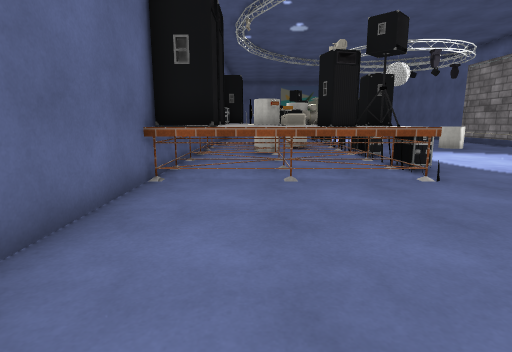
view 1 (above)

18 first-person views from a walk through a Unity game level. The camera is 1.2 m above the floor, tilts 10° down and sees 80° across. The floor is counted in squares, 1 m on a side. Each view is taken from the middle of a square. On the plan, view 1 faces up. The plan holds only what a view shows up to about 13 squares ahead; the rest is blank. The player character is not drawn. Some animated figures are left out. Some surface patterns are stand-ins.

view 2
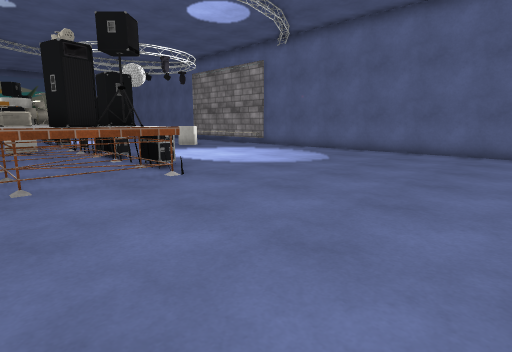

view 3
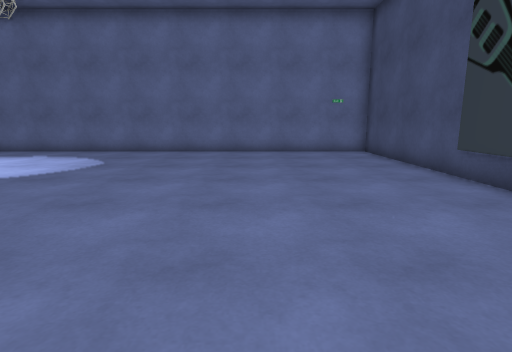

view 4
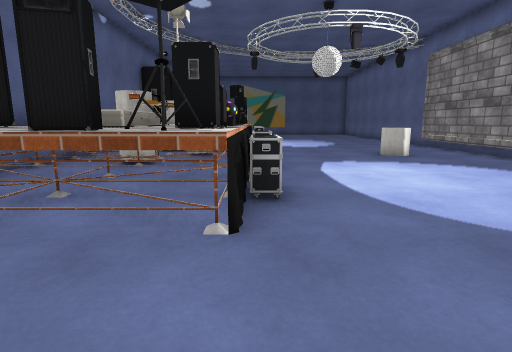

view 5
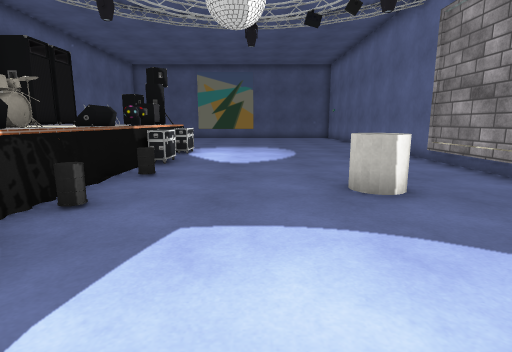

view 6
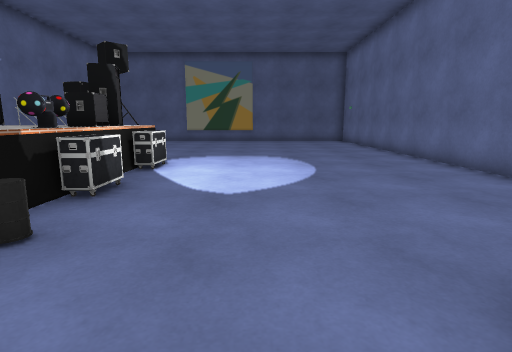

view 7
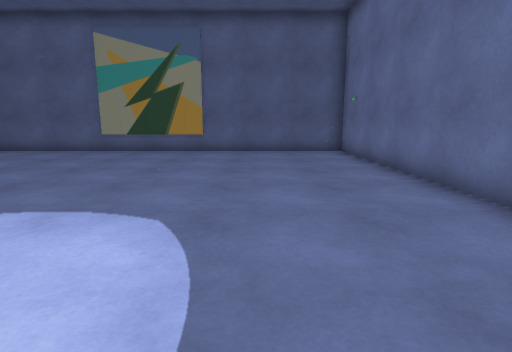

view 8
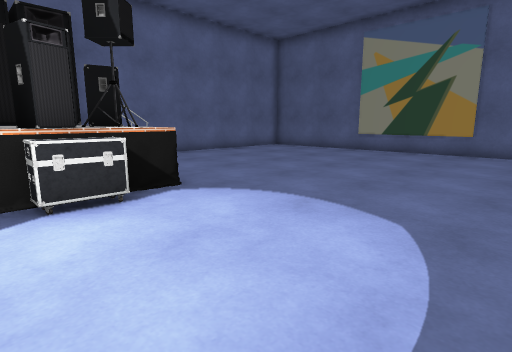

view 9
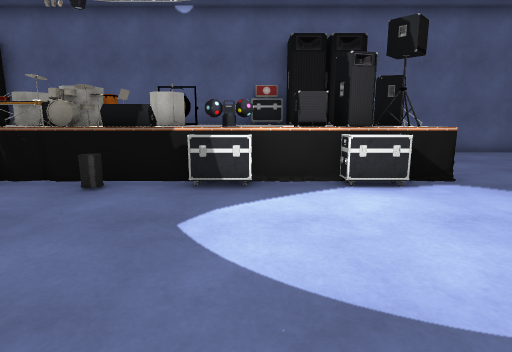

view 10
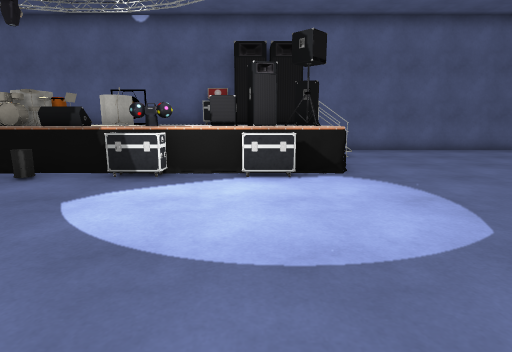

view 11
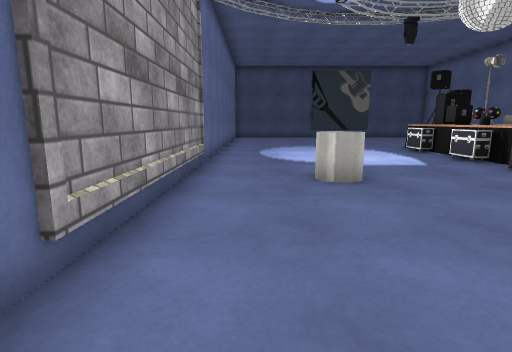

view 12
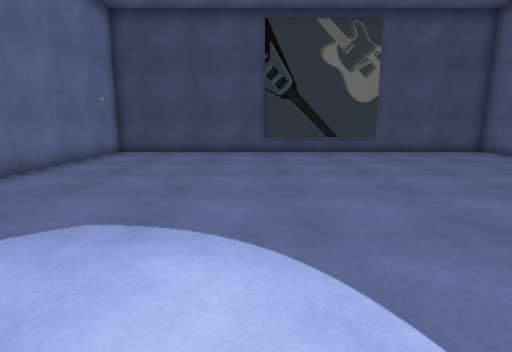

view 13
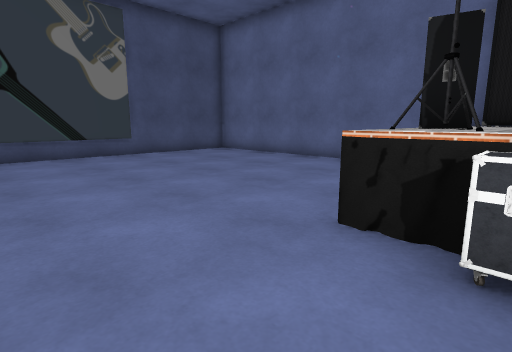

view 14
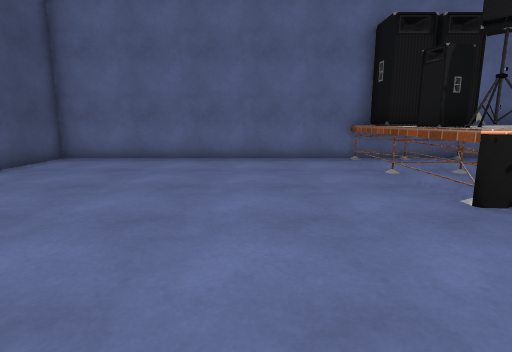

view 15
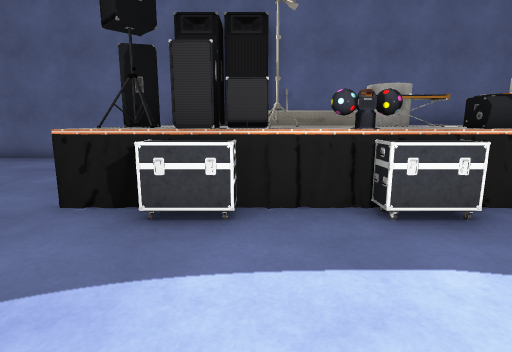

view 16
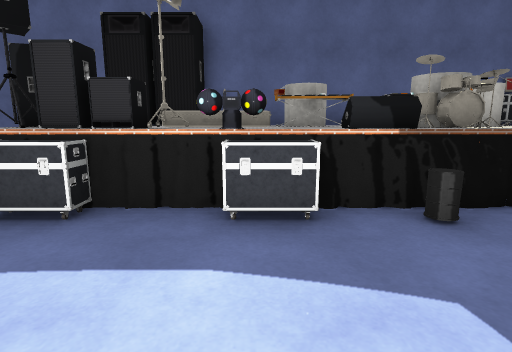

view 17
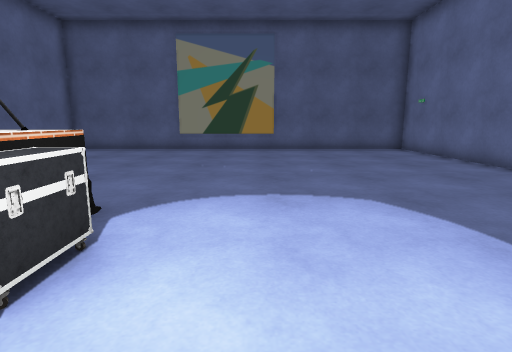

view 18
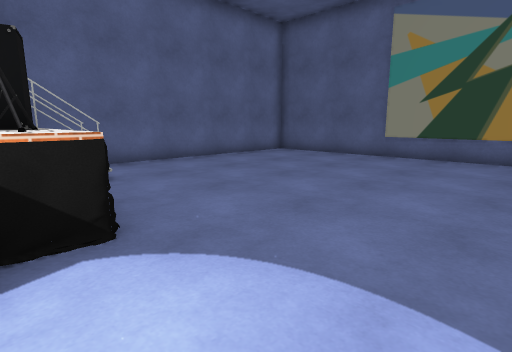

### Floor plan
Key: @ floor where view 1 was taken; # wall or solid block; . main floor; : floor 1 m higher than the main floor; + floor 1.25 m higher than the main floor; * floor 1.5 m higher than the main floor; = window, fence, low wall or low ledge; C cylinder; P projector; S speaker; R drum; O other object.
Columns run from 2 left of view 1 to 13 right of it. Each row starts with its distance up from view 1.
 33 ################
 32 #..............#
 31 #..............#
 30 #..............#
 29 #..............#
 28 #..............#
 27 #..............#
 26 #..............#
 25 #..............#
 24 ##=............#
 23 ###SS##........#
 22  #:SSSO........#
 21  #:::SO........#
 20 ##:::S=........#
 19 # :::OO........#
 18 # :: OO........#
 17 # CC :.........#
 16 # CCO:OO.......#
 15 #  CCR.....C...#
 14 #  SSR.....C...#
 13 # CC::O........#
 12 # CC::.........#
 11 #   : O........#
 10 #::*:O=........#
  9 ##:+PS#........#
  8  #:::SO........#
  7 ##:SSS=........#
  6 ######.........#
  5 #..............#
  4 #..............#
  3 #..............#
  2 #..............#
  1 #..............#
  0 #.@............#
 -1 #..............#
 -2 #..............#
 -3 #..............#
 -4 ################

Where each view was taken, in squares from view 1:
view 1: 0 up, 0 right, facing up
view 2: 0 up, 0 right, facing up-right
view 3: 1 up, 0 right, facing right
view 4: 3 up, 4 right, facing up
view 5: 9 up, 7 right, facing up
view 6: 13 up, 7 right, facing up
view 7: 20 up, 9 right, facing up
view 8: 20 up, 9 right, facing up-left
view 9: 19 up, 10 right, facing left
view 10: 21 up, 11 right, facing left
view 11: 21 up, 11 right, facing down
view 12: 9 up, 7 right, facing down
view 13: 8 up, 7 right, facing down-left
view 14: 3 up, 8 right, facing left
view 15: 9 up, 8 right, facing left
view 16: 11 up, 8 right, facing left
view 17: 19 up, 6 right, facing up
view 18: 22 up, 7 right, facing up-left
